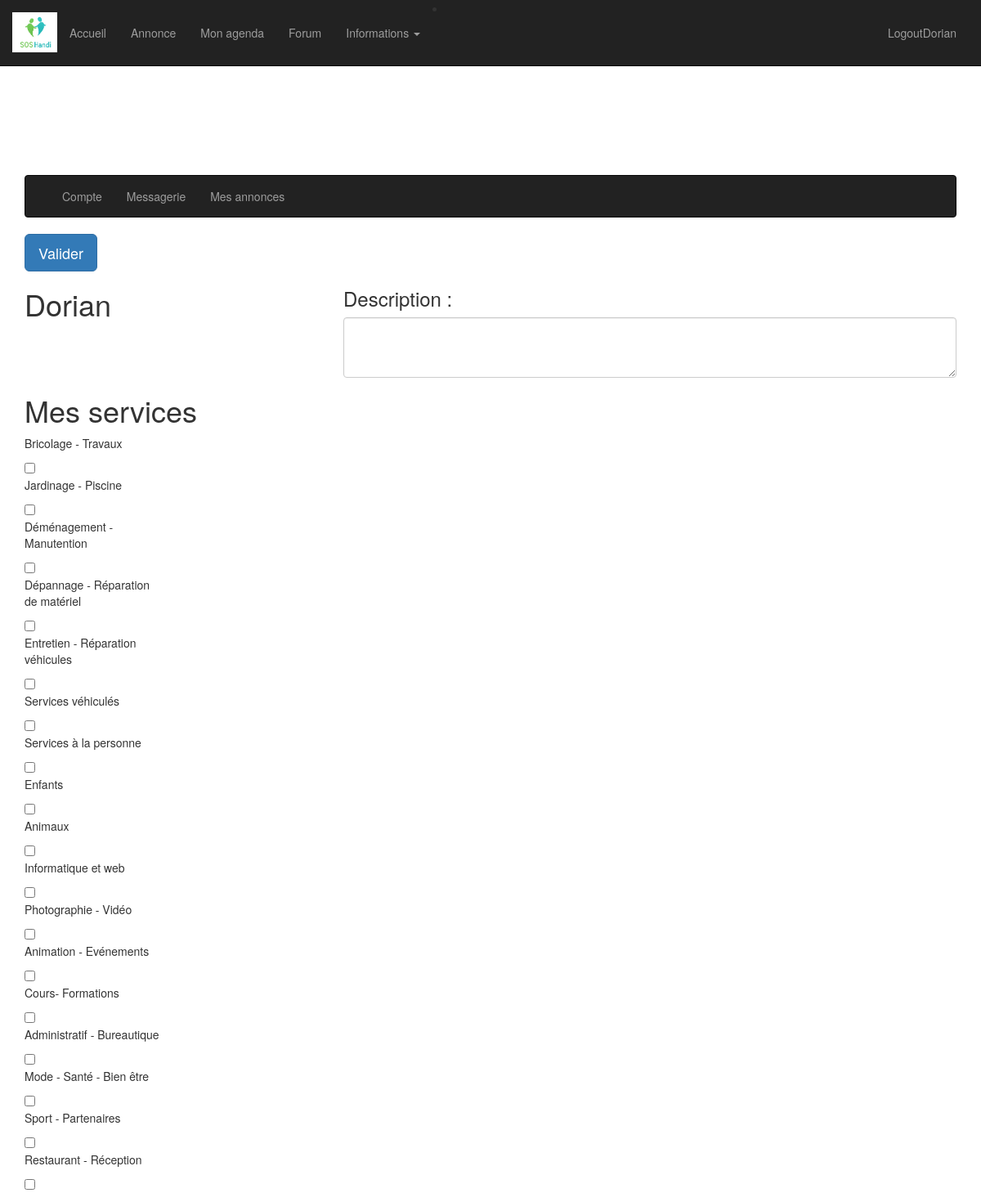
Page /View/EditProfile.php (signed in) on the committed database.
### tables this page shows
CREATE TABLE Utilisateur (
	idUtilisateur int AUTO_INCREMENT PRIMARY KEY,
    login varchar(32) NOT NULL UNIQUE,
    email varchar(32) NOT NULL UNIQUE,
    mdp varchar(12) NOT NULL,
	description text NOT NULL,
	dateNaiss date NOT NULL,
    typeU varchar(32) NOT NULL
);

CREATE TABLE Service (
	idService int AUTO_INCREMENT NOT NULL PRIMARY KEY,
	nom varchar(128) NOT NULL
);

### Model/fonctions_profil.php (called while the page is built, shortened)
<?php
	function get_user($pseudo)
	{
		include('config.php');
		try{
			$req = $bdd->prepare('select * from utilisateur where login = ?');
			$req->execute(array($pseudo));
			if($donnees = $req->fetch())
			{
				$originalDate = $donnees['dateNaiss'] ;
				$donnees['dateNaiss'] = date("d-m-Y", strtotime($originalDate));
				return $donnees ;
			}
		} catch(Exception $e)
		{
			echo 'erreur :'.$e->getMessage();
		}
	}
	function get_all_services() {
		include('config.php');
		$stmt = $bdd->prepare('SELECT idService FROM Service');
		$stmt->execute();
		$lesServices = $stmt->fetchAll();
		return $lesServices;
	}
?>

### Model/fonctions_annonces.php (called while the page is built, shortened)
<?php
	function get_nomService($idService) {
		include('config.php');
		$query = 'SELECT nom FROM Service WHERE idService = ?';
		$stmt = $bdd->prepare($query);
		$stmt->bindValue(1, $idService, PDO::PARAM_INT);
		$stmt->execute();
		if ($donnee = $stmt->fetch()) {
			return $donnee['nom'];
		}
	}
?>

### View/EditProfile.php (the view, shortened to what this page needs)
<!DOCTYPE html>
<html lang="en">
<head>
    <link href="../css/bootstrap.min.css" rel="stylesheet">
    <link href="../css/style.css" rel="stylesheet">
    <link href="../css/hover-min.css" rel="stylesheet">
    <link href="../css/swiper.min.css" rel="stylesheet">
    <link href="../css/profile.css" rel="stylesheet">
</head>
<body>
    <?php require("menu.php");?>
		<?php
		include('../Model/fonctions_profil.php');
		$user = get_user($_SESSION['username']);
		?>
        <div class="container">
            <?php require("menuProfile.php");?>
                <form>
                    <button class="btn btn-primary btn-lg " value="valider" type="submit">Valider</button>
                    <div class="row">
                        <div class="col-xs-4">
							<h1><?php echo $user['login'] ?></h1> </div>
                        <div class="col-xs-8">
                            <h3>Description :</h3>
                            <textarea class="form-control" rows="3"></textarea>
                        </div>
                    </div>
                    <h1>Mes services</h1>
					<?php
						include('../Model/fonctions_annonces.php');
						$services = get_all_services();
						foreach ($services as $service) {
					?>
					<div class="row">
						<div class="col-xs-2">
                        <p><?php $nomServ = get_nomService($service['idService']);
								echo $nomServ ?></p>
						<input type="checkbox" id="" value="">
						<br/>
						</div>
					</div>
					<?php } ?>
                </form>
        </div>
</body>
</html>

### css/style.css (style rules this page uses)
body { padding-top: 70px; }
@media (min-width:768px) { body { padding-top: 100px; } }

### rows in the picture
utilisateur: login "Dorian"
service: nomServ "Bricolage - Travaux"
service: nomServ "Jardinage - Piscine"
service: nomServ "Déménagement - Manutention"
service: nomServ "Dépannage - Réparation de matériel"
service: nomServ "Entretien - Réparation véhicules"
service: nomServ "Services véhiculés"
service: nomServ "Services à la personne"
service: nomServ "Enfants"
service: nomServ "Animaux"
service: nomServ "Informatique et web"
service: nomServ "Photographie - Vidéo"
service: nomServ "Animation - Evénements"
service: nomServ "Cours- Formations"
service: nomServ "Administratif - Bureautique"
service: nomServ "Mode - Santé - Bien être"
service: nomServ "Sport - Partenaires"
service: nomServ "Restaurant - Réception"

### other values in the picture
$_SESSION['username'] "Dorian"
